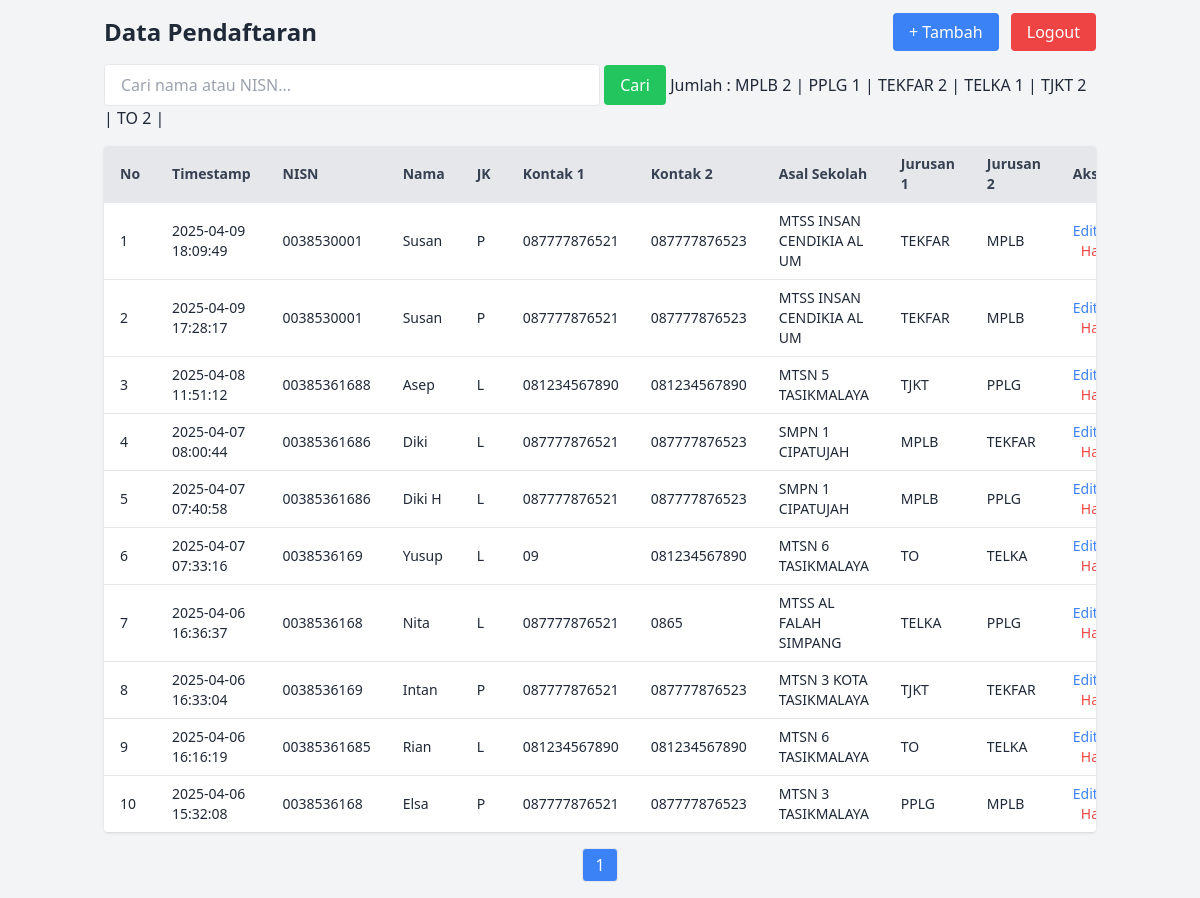
/admin/index.php (signed in), run on the app's committed database.
### tables this page shows
CREATE TABLE pendaftaran (
    id INTEGER PRIMARY KEY AUTOINCREMENT,
    nisn TEXT NOT NULL,
    nama TEXT NOT NULL,
    jk TEXT NOT NULL,
    kontak1 TEXT NOT NULL,
    kontak2 TEXT NOT NULL,
    asal_sekolah TEXT NOT NULL,
    jurusan1 TEXT NOT NULL,
    jurusan2 TEXT NOT NULL,
    alamat TEXT NOT NULL,
    Timestamp DATETIME DEFAULT CURRENT_TIMESTAMP
);

### admin/index.php (the view, shortened to what this page needs)
<?php
try {
    $db = new PDO('sqlite:../ppdb2025.db');
    $db->setAttribute(PDO::ATTR_ERRMODE, PDO::ERRMODE_EXCEPTION);
    } catch (PDOException $e) {
        echo 'Koneksi gagal: ' . $e->getMessage();
        exit;
    }
$keyword = isset($_GET['search']) ? $_GET['search'] : '';
$page = isset($_GET['page']) ? max(1, (int)$_GET['page']) : 1;
$limit = 10;
$offset = ($page - 1) * $limit;
$total = $db->query("SELECT COUNT(*) FROM pendaftaran WHERE nama LIKE '%$keyword%' OR nisn LIKE '%$keyword%'")->fetchColumn();
$pages = ceil($total / $limit);
$stmt = $db->prepare("SELECT * FROM pendaftaran WHERE nama LIKE ? OR nisn LIKE ? ORDER BY id DESC LIMIT ? OFFSET ?");
$stmt->execute(["%$keyword%", "%$keyword%", $limit, $offset]);
$pendaftar = $stmt->fetchAll(PDO::FETCH_ASSOC);
$jurusanCounts = $db->query("
    SELECT jurusan1, COUNT(*) as total
    FROM pendaftaran
    GROUP BY jurusan1
")->fetchAll(PDO::FETCH_ASSOC);
?>
<!DOCTYPE html>
<html>
<head>
    <script src="https://cdn.tailwindcss.com"></script>
</head>
<body class="bg-gray-100 text-gray-800">
    <div class="container mx-auto p-4">
        <div class="flex justify-between items-center mb-4">
            <h2 class="text-2xl font-bold">Data Pendaftaran</h2>
            <div>
                <a href="tambah.php" class="bg-blue-500 text-white px-4 py-2 rounded hover:bg-blue-600">+ Tambah</a>
                <a href="logout.php" class="ml-2 bg-red-500 text-white px-4 py-2 rounded hover:bg-red-600">Logout</a>
            </div>
        </div>
        <form method="get" class="mb-4">
            <input type="text" name="search" placeholder="Cari nama atau NISN..." value="<?= htmlspecialchars($keyword) ?>" class="px-4 py-2 rounded border w-1/2">
            <button type="submit" class="px-4 py-2 bg-green-500 text-white rounded hover:bg-green-600">Cari</button>
            Jumlah :
                <?php foreach ($jurusanCounts as $jurusan): ?>
                    <?= htmlspecialchars($jurusan['jurusan1']) ?>
                    <?= htmlspecialchars($jurusan['total']) ?> |
                <?php endforeach; ?>
        </form>
        <div class="overflow-x-auto bg-white shadow rounded">
            <table class="min-w-full table-auto text-sm text-left">
                <thead class="bg-gray-200 text-gray-700">
                    <tr>
                        <th class="px-4 py-2">No</th>
                        <th class="px-4 py-2">Timestamp</th>
                        <th class="px-4 py-2">NISN</th>
                        <th class="px-4 py-2">Nama</th>
                        <th class="px-4 py-2">JK</th>
                        <th class="px-4 py-2">Kontak 1</th>
                        <th class="px-4 py-2">Kontak 2</th>
                        <th class="px-4 py-2">Asal Sekolah</th>
                        <th class="px-4 py-2">Jurusan 1</th>
                        <th class="px-4 py-2">Jurusan 2</th>
                        <th class="px-4 py-2">Aksi</th>
                    </tr>
                </thead>
                <tbody>
                    <?php foreach ($pendaftar as $i => $row): ?>
                    <tr class="border-t">
                        <td class="px-4 py-2"><?= ($offset + $i + 1) ?></td>
                        <td class="px-4 py-2"><?= htmlspecialchars($row['Timestamp']) ?></td>
                        <td class="px-4 py-2"><?= htmlspecialchars($row['nisn']) ?></td>
                        <td class="px-4 py-2"><?= htmlspecialchars($row['nama']) ?></td>
                        <td class="px-4 py-2"><?= htmlspecialchars($row['jk']) ?></td>
                        <td class="px-4 py-2"><?= htmlspecialchars($row['kontak1']) ?></td>
                        <td class="px-4 py-2"><?= htmlspecialchars($row['kontak2']) ?></td>
                        <td class="px-4 py-2"><?= htmlspecialchars($row['asal_sekolah']) ?></td>
                        <td class="px-4 py-2"><?= htmlspecialchars($row['jurusan1']) ?></td>
                        <td class="px-4 py-2"><?= htmlspecialchars($row['jurusan2']) ?></td>
                        <td class="px-4 py-2 space-x-2">
                            <a href="edit.php?id=<?= $row['id'] ?>" class="text-blue-500 hover:underline">Edit</a>
                            <a href="hapus.php?id=<?= $row['id'] ?>" onclick="return confirm('Yakin?')" class="text-red-500 hover:underline">Hapus</a>
                        </td>
                    </tr>
                    <?php endforeach; ?>
                </tbody>
            </table>
        </div>
        <div class="mt-4 flex justify-center space-x-2">
            <?php for ($i = 1; $i <= $pages; $i++): ?>
                <a href="?search=<?= urlencode($keyword) ?>&page=<?= $i ?>"
                   class="px-3 py-1 border rounded <?= $i == $page ? 'bg-blue-500 text-white' : 'bg-white text-gray-700' ?>">
                   <?= $i ?>
                </a>
            <?php endfor; ?>
        </div>
    </div>
</body>
</html>

### data on the page
pendaftaran: i "1", Timestamp "2025-04-09 18:09:49", nisn "0038530001", nama "Susan", jk "P", kontak1 "087777876521", kontak2 "087777876523", asal_sekolah "MTSS INSAN CENDIKIA AL UM", jurusan1 "TEKFAR", jurusan2 "MPLB"
pendaftaran: i "2", Timestamp "2025-04-09 17:28:17", nisn "0038530001", nama "Susan", jk "P", kontak1 "087777876521", kontak2 "087777876523", asal_sekolah "MTSS INSAN CENDIKIA AL UM", jurusan1 "TEKFAR", jurusan2 "MPLB"
pendaftaran: i "3", Timestamp "2025-04-08 11:51:12", nisn "00385361688", nama "Asep", jk "L", kontak1 "081234567890", kontak2 "081234567890", asal_sekolah "MTSN 5 TASIKMALAYA", jurusan1 "TJKT", jurusan2 "PPLG"
pendaftaran: i "4", Timestamp "2025-04-07 08:00:44", nisn "00385361686", nama "Diki", jk "L", kontak1 "087777876521", kontak2 "087777876523", asal_sekolah "SMPN 1 CIPATUJAH", jurusan1 "MPLB", jurusan2 "TEKFAR"
pendaftaran: i "5", Timestamp "2025-04-07 07:40:58", nisn "00385361686", nama "Diki H", jk "L", kontak1 "087777876521", kontak2 "087777876523", asal_sekolah "SMPN 1 CIPATUJAH", jurusan1 "MPLB", jurusan2 "PPLG"
pendaftaran: i "6", Timestamp "2025-04-07 07:33:16", nisn "0038536169", nama "Yusup", jk "L", kontak1 "09", kontak2 "081234567890", asal_sekolah "MTSN 6 TASIKMALAYA", jurusan1 "TO", jurusan2 "TELKA"
pendaftaran: i "7", Timestamp "2025-04-06 16:36:37", nisn "0038536168", nama "Nita", jk "L", kontak1 "087777876521", kontak2 "0865", asal_sekolah "MTSS AL FALAH SIMPANG", jurusan1 "TELKA", jurusan2 "PPLG"
pendaftaran: i "8", Timestamp "2025-04-06 16:33:04", nisn "0038536169", nama "Intan", jk "P", kontak1 "087777876521", kontak2 "087777876523", asal_sekolah "MTSN 3 KOTA TASIKMALAYA", jurusan1 "TJKT", jurusan2 "TEKFAR"
pendaftaran: i "9", Timestamp "2025-04-06 16:16:19", nisn "00385361685", nama "Rian", jk "L", kontak1 "081234567890", kontak2 "081234567890", asal_sekolah "MTSN 6 TASIKMALAYA", jurusan1 "TO", jurusan2 "TELKA"
pendaftaran: i "10", Timestamp "2025-04-06 15:32:08", nisn "0038536168", nama "Elsa", jk "P", kontak1 "087777876521", kontak2 "087777876523", asal_sekolah "MTSN 3 TASIKMALAYA", jurusan1 "PPLG", jurusan2 "MPLB"

### other printed values
$jurusan['jurusan1'] "MPLB"
$jurusan['total'] "2"
$jurusan['jurusan1'] "PPLG"
$jurusan['total'] "1"
$jurusan['jurusan1'] "TEKFAR"
$jurusan['jurusan1'] "TELKA"
$jurusan['jurusan1'] "TJKT"
$jurusan['jurusan1'] "TO"
